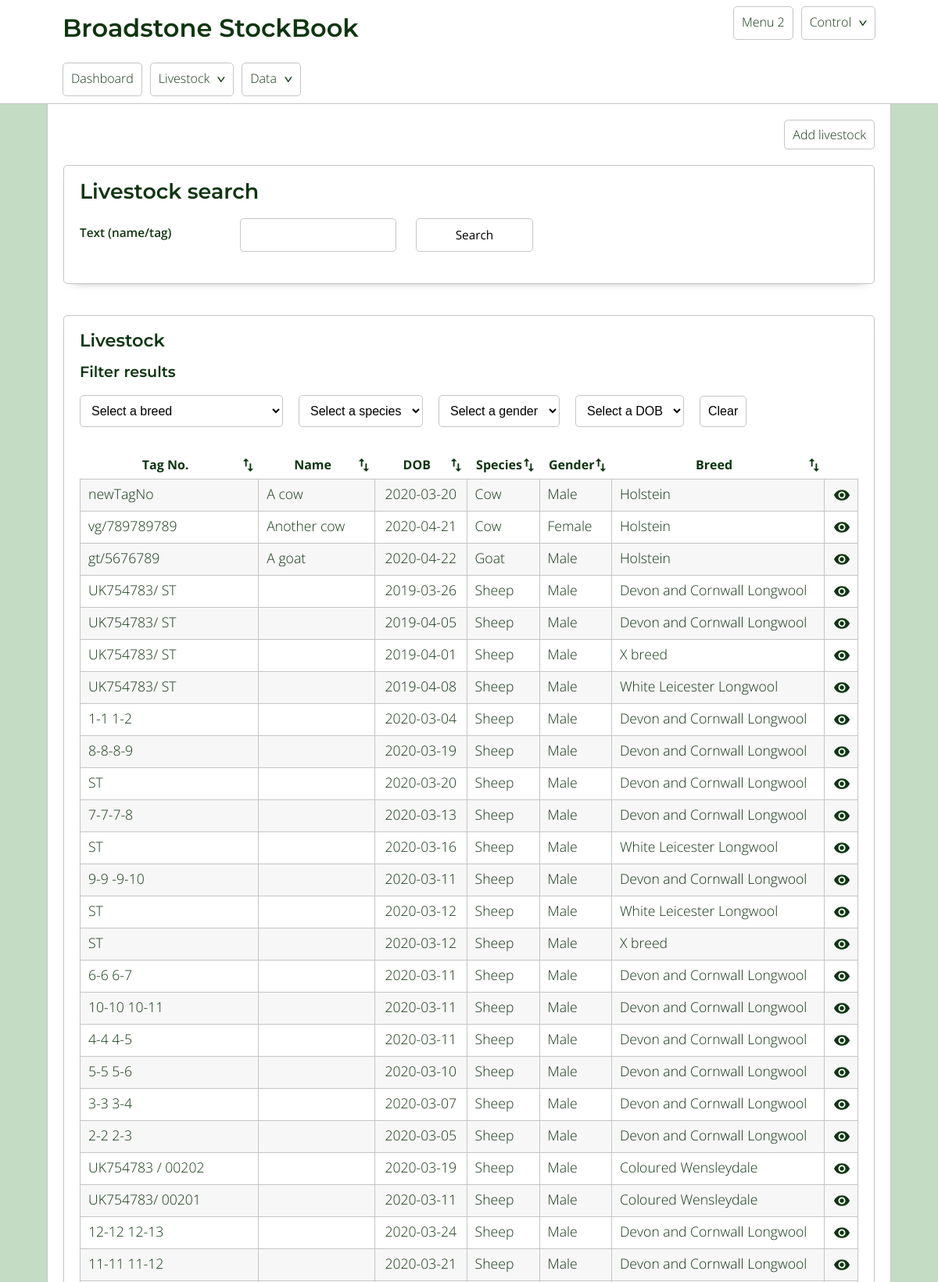
The page /livestock.php (upper part) on the database its author committed.
### tables this page shows
CREATE TABLE `livestock` (
  `id` int(11) NOT NULL,
  `species` int(11) NOT NULL,
  `livestock_name` text DEFAULT NULL,
  `gender` varchar(10) NOT NULL,
  `uk_tag_no` varchar(500) DEFAULT NULL,
  `previous_tags` varchar(255) DEFAULT NULL,
  `for_slaughter` tinyint(4) NOT NULL DEFAULT 0,
  `pedigree_no` varchar(500) DEFAULT NULL,
  `date_of_birth` date DEFAULT NULL,
  `date_of_sale` date DEFAULT NULL,
  `date_of_death` date DEFAULT NULL,
  `mother` int(11) DEFAULT NULL,
  `father` int(11) DEFAULT NULL,
  `home_bred` tinyint(4) NOT NULL,
  `origin` text DEFAULT NULL,
  `breed` int(11) NOT NULL,
  `notes` text DEFAULT NULL,
  `deleted` tinyint(4) NOT NULL DEFAULT 0
);

CREATE TABLE `species` (
  `id` int(11) NOT NULL,
  `species` varchar(255) NOT NULL,
  `notes` text NOT NULL
);

CREATE TABLE `gender` (
  `id` int(11) NOT NULL,
  `gender` varchar(10) DEFAULT NULL
);

CREATE TABLE `breed` (
  `id` int(11) NOT NULL,
  `breed_name` varchar(500) NOT NULL,
  `species` int(11) NOT NULL DEFAULT 1,
  `notes` text DEFAULT NULL,
  `active` tinyint(1) NOT NULL DEFAULT 1
);

### includes/classes/Livestock.class.php (the view, shortened to what this page needs)
<?php
    class Livestock extends Db{
            public function animalSearchCard($site_data){
                echo "<div class='form_container inline'>";
                    echo "<h2>Livestock search</h2>";
                    echo "<form name='search_livestock' class='js_form' data-action='search_livestock'>";
                        echo "<div>";
                        echo "</div>";
                    echo "</form>";
                echo "</div>";
            }
            private function livestockFilter(){
                $breeds_select = "<select name='breed_filter'>";
                    $breeds_select .= "<option value='null'>Select a breed</option>";
                $breeds_select .= "</select>";
                $species_select = "<select name='species_filter'>";
                    $species_select .= "<option value='null'>Select a species</option>";
                $species_select .= "</select>";
                $gender_select = "<select name='gender_filter'>";
                    $gender_select .= "<option value='null'>Select a gender</option>";
                $gender_select .= "</select>";
                $years_select = "<select name='year_filter'>";
                    $years_select .= "<option value='null'>Select a DOB</option>";
                $years_select .= "</select>";
                $filter = "<div class='filter js-filter'>";
                    $filter .= "<h3>Filter results</h3>";
                    $filter .= "<form name='filter_results' class='js_filter' data-action='filter_results'>";
                        $filter .= $breeds_select;
                        $filter .= $species_select;
                        $filter .= $gender_select;
                        $filter .= $years_select;
                        $filter .= "<input type='button' value='Clear' class='js_clearFilters' />";
                    $filter .= "</form>";
                $filter .= "</div>";
                return $filter;
            }
            public function liveStockCard($sortable){
                echo "<div class='livestock_data'>";
                    $sortable = $sortable ? 'sortable' : '';
                        $query = "  SELECT livestock.livestock_name, livestock.uk_tag_no, livestock.date_of_birth,
                                           breed.breed_name AS breed, species.species AS species, species.id AS species_id,
                                           breed.id AS breed_id, livestock.id, gender.gender AS gender
                                    FROM livestock
                                    INNER JOIN species ON species.id = livestock.species
                                    INNER JOIN breed ON breed.id = livestock.breed
                                    INNER JOIN gender ON gender.id = livestock.gender
                                    WHERE livestock.date_of_sale IS NULL AND livestock.date_of_death IS NULL AND deleted = 0
                                    ORDER BY species, livestock_name";
                        $sql = self::$conn -> prepare($query);
                        $sql->execute();
                        echo $this -> livestockFilter();
                        $sql -> execute();
                    echo "  <table class='$sortable livestock_table livestockFiltered'>
                                <tr>
                                    <th>Tag No.</th>
                                    <th>Name</th>
                                    <th>DOB</th>
                                    <th>Species</th>
                                    <th>Gender</th>
                                    <th>Breed</th>
                                    <th class='no_sort'></th>
                                </tr>";
                    while( $row = $sql -> fetch() ){
                        echo "  <tr data-id='$row[id]' class='js-view'>
                                    <td class='left'>$row[uk_tag_no]</td>
                                    <td class='left'>$row[livestock_name]</td>
                                    <td class='cen'>$row[date_of_birth]</td>
                                    <td class='left'>$row[species]</td>
                                    <td class='left'>$row[gender]</td>
                                    <td class='left'>$row[breed]</td>
                                    <td><span class='icon icon_quickView js-quickView' data-id='$row[id]'></span></td>
                                </tr>";
                    }
                    echo "</table>";
                echo "</div>";
            }
    }
?>

### includes/style/style.css (style rules this page uses)
a,abbr,acronym,address,applet,article,aside,audio,b,big,blockquote,body,canvas,caption,center,cite,code,dd,del,details,dfn,div,dl,dt,em,embed,fieldset,figcaption,figure,footer,form,h1,h2,h3,h4,h5,h6,header,hgroup,html,i,iframe,img,ins,kbd,label,legend,li,mark,menu,nav,object,ol,output,p,pre,q,ruby,s,samp,section,small,span,strike,strong,sub,summary,sup,table,tbody,td,tfoot,th,thead,time,tr,tt,u,ul,var,video { margin:0;padding:0;border:0;font-size:100%;font:inherit;vertical-align:baseline }
body { line-height:1 }
table { border-spacing:0 }
.icon { background-repeat:no-repeat;background-size:20px;height:20px;width:20px;display:inline-block;vertical-align:text-bottom }
.icon_quickView { background-image:url(/assets/img/quickView.svg) }
body { font-family:Open Sans,sans-serif;font-weight:300;font-size:16px;background-color:#c4dcc4;color:#0f3510;overflow-y:scroll }
* { box-sizing:border-box }
h1,h2,h3,h4,h5 { font-family:Montserrat,sans-serif;font-weight:600;margin-bottom:20px;max-width:90% }
h2 { font-size:1.4em }
.message,h3 { font-size:1.2em }
table { width:100%;border-collapse:collapse }
table td,table th { padding:10px;border:1px solid #c5c5c5 }
table th { font-weight:700;border:0 }
table td { text-align:right;font-size:1.1em }
table td.left { text-align:left }
table td.cen { text-align:center }
table tr { transition:background-color .5s ease-in-out }
table tr:nth-child(2n) { background-color:#f7f7f7 }
table.sortable th.sortThis { cursor:pointer;position:relative;padding-right:20px }
table.sortable th.sortThis:after { width:17px;height:17px;background-size:17px;background-repeat:no-repeat;position:absolute;content:"";right:5px }
.mobile_table tr td span { display:inline-block;vertical-align:top;font-weight:700;width:120px;padding-right:20px;text-align:right }
.form_container { padding:20px;margin:10px 0 40px;box-shadow:0 5px 14px -13px #000;border:1px solid #c5c5c5;border-radius:5px;font-size:1.2em }
.filter { margin-bottom:20px }
.filter input[type=button],.filter select { outline:none;border:1px solid #c5c5c5;border-radius:5px;background-color:#fff;padding:10px;margin:0 20px 10px 0;font-size:1em;cursor:pointer }

### rows shown on the page
livestock: uk_tag_no "newTagNo", livestock_name "A cow", date_of_birth "2020-03-20", species.species "Cow", gender.gender "Male", breed.breed_name "Holstein"
livestock: uk_tag_no "vg/789789789", livestock_name "Another cow", date_of_birth "2020-04-21", species.species "Cow", gender.gender "Female", breed.breed_name "Holstein"
livestock: uk_tag_no "gt/5676789", livestock_name "A goat", date_of_birth "2020-04-22", species.species "Goat", gender.gender "Male", breed.breed_name "Holstein"
livestock: uk_tag_no "UK754783/ ST", date_of_birth "2019-03-26", species.species "Sheep", gender.gender "Male", breed.breed_name "Devon and Cornwall Longwool"
livestock: uk_tag_no "UK754783/ ST", date_of_birth "2019-04-05", species.species "Sheep", gender.gender "Male", breed.breed_name "Devon and Cornwall Longwool"
livestock: uk_tag_no "UK754783/ ST", date_of_birth "2019-04-01", species.species "Sheep", gender.gender "Male", breed.breed_name "X breed"
livestock: uk_tag_no "UK754783/ ST", date_of_birth "2019-04-08", species.species "Sheep", gender.gender "Male", breed.breed_name "White Leicester Longwool"
livestock: uk_tag_no "1-1 1-2", date_of_birth "2020-03-04", species.species "Sheep", gender.gender "Male", breed.breed_name "Devon and Cornwall Longwool"
livestock: uk_tag_no "8-8-8-9", date_of_birth "2020-03-19", species.species "Sheep", gender.gender "Male", breed.breed_name "Devon and Cornwall Longwool"
livestock: uk_tag_no "ST", date_of_birth "2020-03-20", species.species "Sheep", gender.gender "Male", breed.breed_name "Devon and Cornwall Longwool"
livestock: uk_tag_no "7-7-7-8", date_of_birth "2020-03-13", species.species "Sheep", gender.gender "Male", breed.breed_name "Devon and Cornwall Longwool"
livestock: uk_tag_no "ST", date_of_birth "2020-03-16", species.species "Sheep", gender.gender "Male", breed.breed_name "White Leicester Longwool"
livestock: uk_tag_no "9-9 -9-10", date_of_birth "2020-03-11", species.species "Sheep", gender.gender "Male", breed.breed_name "Devon and Cornwall Longwool"
livestock: uk_tag_no "ST", date_of_birth "2020-03-12", species.species "Sheep", gender.gender "Male", breed.breed_name "White Leicester Longwool"
livestock: uk_tag_no "ST", date_of_birth "2020-03-12", species.species "Sheep", gender.gender "Male", breed.breed_name "X breed"
livestock: uk_tag_no "6-6 6-7", date_of_birth "2020-03-11", species.species "Sheep", gender.gender "Male", breed.breed_name "Devon and Cornwall Longwool"
livestock: uk_tag_no "10-10 10-11", date_of_birth "2020-03-11", species.species "Sheep", gender.gender "Male", breed.breed_name "Devon and Cornwall Longwool"
livestock: uk_tag_no "4-4 4-5", date_of_birth "2020-03-11", species.species "Sheep", gender.gender "Male", breed.breed_name "Devon and Cornwall Longwool"
livestock: uk_tag_no "5-5 5-6", date_of_birth "2020-03-10", species.species "Sheep", gender.gender "Male", breed.breed_name "Devon and Cornwall Longwool"
livestock: uk_tag_no "3-3 3-4", date_of_birth "2020-03-07", species.species "Sheep", gender.gender "Male", breed.breed_name "Devon and Cornwall Longwool"
livestock: uk_tag_no "2-2 2-3", date_of_birth "2020-03-05", species.species "Sheep", gender.gender "Male", breed.breed_name "Devon and Cornwall Longwool"
livestock: uk_tag_no "UK754783 / 00202", date_of_birth "2020-03-19", species.species "Sheep", gender.gender "Male", breed.breed_name "Coloured Wensleydale"
livestock: uk_tag_no "UK754783/ 00201", date_of_birth "2020-03-11", species.species "Sheep", gender.gender "Male", breed.breed_name "Coloured Wensleydale"
livestock: uk_tag_no "12-12 12-13", date_of_birth "2020-03-24", species.species "Sheep", gender.gender "Male", breed.breed_name "Devon and Cornwall Longwool"
livestock: uk_tag_no "11-11 11-12", date_of_birth "2020-03-21", species.species "Sheep", gender.gender "Male", breed.breed_name "Devon and Cornwall Longwool"

### other values the page prints
$site_data[site_name] "Broadstone"
$text "Text (name/tag)"
